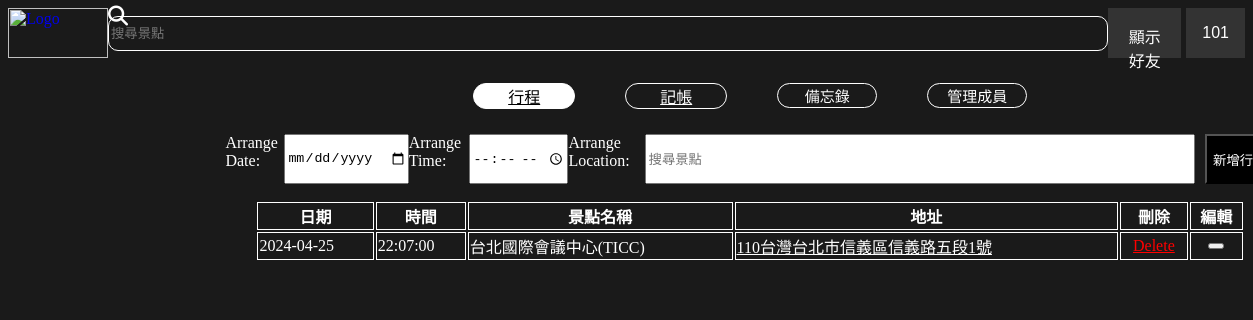
/arrangement.php?journey_id=5 (signed in), run on the app's committed database.
### tables this page shows
CREATE TABLE `arrangement` (
  `arrange_id` bigint(20) NOT NULL,
  `journey_id` bigint(20) DEFAULT NULL,
  `location_id` bigint(20) DEFAULT NULL,
  `arr_date` date DEFAULT NULL,
  `arr_time` time DEFAULT NULL
);

CREATE TABLE `location` (
  `location_id` bigint(20) NOT NULL,
  `loca_name` varchar(50) DEFAULT NULL,
  `loca_address` varchar(100) DEFAULT NULL,
  `loca_url` text,
  `loca_info` varchar(500) DEFAULT NULL
);

### arrangement.php (the view, shortened to what this page needs)
<!DOCTYPE html>
<html lang="en">
<head>
    <link rel="stylesheet" href="style.css">
    <?php
    $journey_id = $_GET['journey_id'];
    ?>
    <link rel='stylesheet' href='https://cdn-uicons.flaticon.com/2.3.0/uicons-regular-rounded/css/uicons-regular-rounded.css'>
</head>
<body>
    <?php include 'navbar.php'; ?>
    <div style="margin-left: 20%;">
        <?php
        $link = mysqli_connect('localhost', 'root', '12345678', 'travel');
        $sql = "SELECT journey_name,start_date, end_date FROM journey WHERE journey_id = $journey_id";
        $result = mysqli_query($link, $sql);
        $row = mysqli_fetch_assoc($result);
        $start_date = $row['start_date'];
        $end_date = $row['end_date'];
        ?>
        <div style="display: flex; justify-content: center;">
            <a class="arrblock" href="arrangement.php?journey_id=<?php echo $journey_id; ?>">
                <i class="fi fi-rr-plane"></i>行程</a>
            <a class="accblock" href="accounting.php?journey_id=<?php echo $journey_id; ?>">
                <i class="fi fi-rr-hand-holding-usd"></i>記帳</a>
            <div style="justify-content: center; display:flex;">
                <button type="button" id="click-note" class="noteblock" data-bs-toggle="modal" data-bs-target="#note" style="height: 25px; font-size:15px;">
                    <i class="fi fi-rr-memo-pad"></i>備忘錄
                </button>
                <button type="button" id="click-mem-edit" class="noteblock" data-bs-toggle="modal" data-bs-target="#mem-edit" style="height: 25px; font-size:15px;">
                    <i class="fi fi-rr-settings"></i>管理成員
                </button>
            </div>
        </div>
        <?php include 'journey_arr.php'; ?>
    </div>
        <?php include 'showjourney.php'; ?>
</body>
</html>

### journey_arr.php (shortened to what this page needs)
<?php
$journey_id = $_GET['journey_id'];
?>
<!DOCTYPE html>
<html lang="en">
<head>
    <link rel="stylesheet" href="style.css">
    <link rel='stylesheet' href='modal.css'>
    <link rel='stylesheet' href='https://cdn-uicons.flaticon.com/2.3.0/uicons-regular-rounded/css/uicons-regular-rounded.css'>
</head>
<body>
    <div style="display: flex; justify-content: center;">
        <form class="arr_form" action="process_arr.php" method="post">
            <label for="arr_date">Arrange Date:</label><br>
            <input type="date" id="arr_date" name="arr_date" min="<?php echo $start_date ?>" max="<?php echo $end_date ?>" required><br>
            <label for="arr_time">Arrange Time:</label><br>
            <input type="time" id="arr_time" name="arr_time"><br>
            <label for="arr_locate">Arrange Location:</label><br>
            <div class="search-space" style="position: relative; z-index: 1000;">
                <input type="text" id=search style="height:50px; color:black; width:550px;" id="location_name" class="search-location" placeholder="搜尋景點">
            </div>
            <input style="margin-left:10px;" name="submit" class="button" type="submit" value="新增行程">
        </form>
    </div>
    <?php
    $link = mysqli_connect('localhost', 'root', '12345678', 'travel');
    $sql = "SELECT * FROM arrangement WHERE journey_id = $journey_id ORDER BY arr_date ASC";
    $result = mysqli_query($link, $sql);
    echo "<table class='arrtable'  align='center'>";
    echo "<tr>";
    echo "<th>日期</th>";
    echo "<th>時間</th>";
    echo "<th>景點名稱</th>";
    echo "<th>地址</th>";
    echo "<th>刪除</th>";
    echo "<th>編輯</th>";
    echo "</tr>";
    while ($row = mysqli_fetch_assoc($result)) {
        echo "<tr>";
        echo "<td>" . $row['arr_date'] . "</td>";
        echo "<td>" . $row['arr_time'] . "</td>";
        $location_id = $row['location_id'];
        $sql_location = "SELECT loca_name, loca_address FROM location WHERE location_id = $location_id";
        $result_location = mysqli_query($link, $sql_location);
        $row_location = mysqli_fetch_assoc($result_location);
        echo "<td>" . $row_location['loca_name'] . "</td>";
        echo "<td><a style='color:white;' href='search_result.php?location_id={$row['location_id']}'>" . $row_location['loca_address'] . "</a></td>";
        echo "<td style='text-align:center;'><a style='color:red;' href='delete_arr.php?arr_id={$row['arrange_id']}&journey_id={$journey_id}'>Delete</a></td>";
        echo '<td style="text-align:center;"><button type="button" class="btn btn-primary edit-arr" data-bs-toggle="modal" data-bs-target="#edit-arr"
        data-arr-id="' . $row['arrange_id'] . '" data-arr-date="' . $row['arr_date'] . '" data-arr-time="' . $row['arr_time'] . '" data-arr-loca-id="' . $row['location_id'] . '" data-arr-loca-name="' . $row_location['loca_name']  . '">
            <i class=\'fi fi-rr-edit\'></i></button></td>';
        echo "</tr>";
    }
    echo "</table>";
    ?>
</body>
</html>

### style.css (style rules this page uses)
body { background-color: #1a1a1a; }
.button { width: 100px; height: 50px; background-color: black; color: white; transition: background-color 0.3s ease; cursor: pointer; }

### arrangement.php (style rules this page uses)
.arrblock { width: 100px; border: 1px solid white; border-radius: 50px; color: black; margin: 25px; display: block; text-align: center; background-color: white; }
.accblock { width: 100px; border: 1px solid white; border-radius: 50px; color: white; margin: 25px; display: block; text-align: center; }
.noteblock { width: 100px; border: 1px solid white; border-radius: 50px; color: white; margin: 25px; display: block; text-align: center; background-color: transparent; cursor: pointer; }

### journey_arr.php (style rules this page uses)
.arr_form { background-color: transparent; display: flex; color: white; }
.arrtable { color: white; width: 100%; }
.arrtable th, .arrtable td, .arrtable tr { border: 1px solid white; }
.button { width: 100px; height: 50px; background-color: black; color: white; transition: background-color 0.3s ease; }

### data on the page
arrangement: arr_date "2024-04-25", arr_time "22:07:00", location.loca_name "台北國際會議中心(TICC)", location.loca_address "110台灣台北市信義區信義路五段1號"

### other printed values
$username "101"
